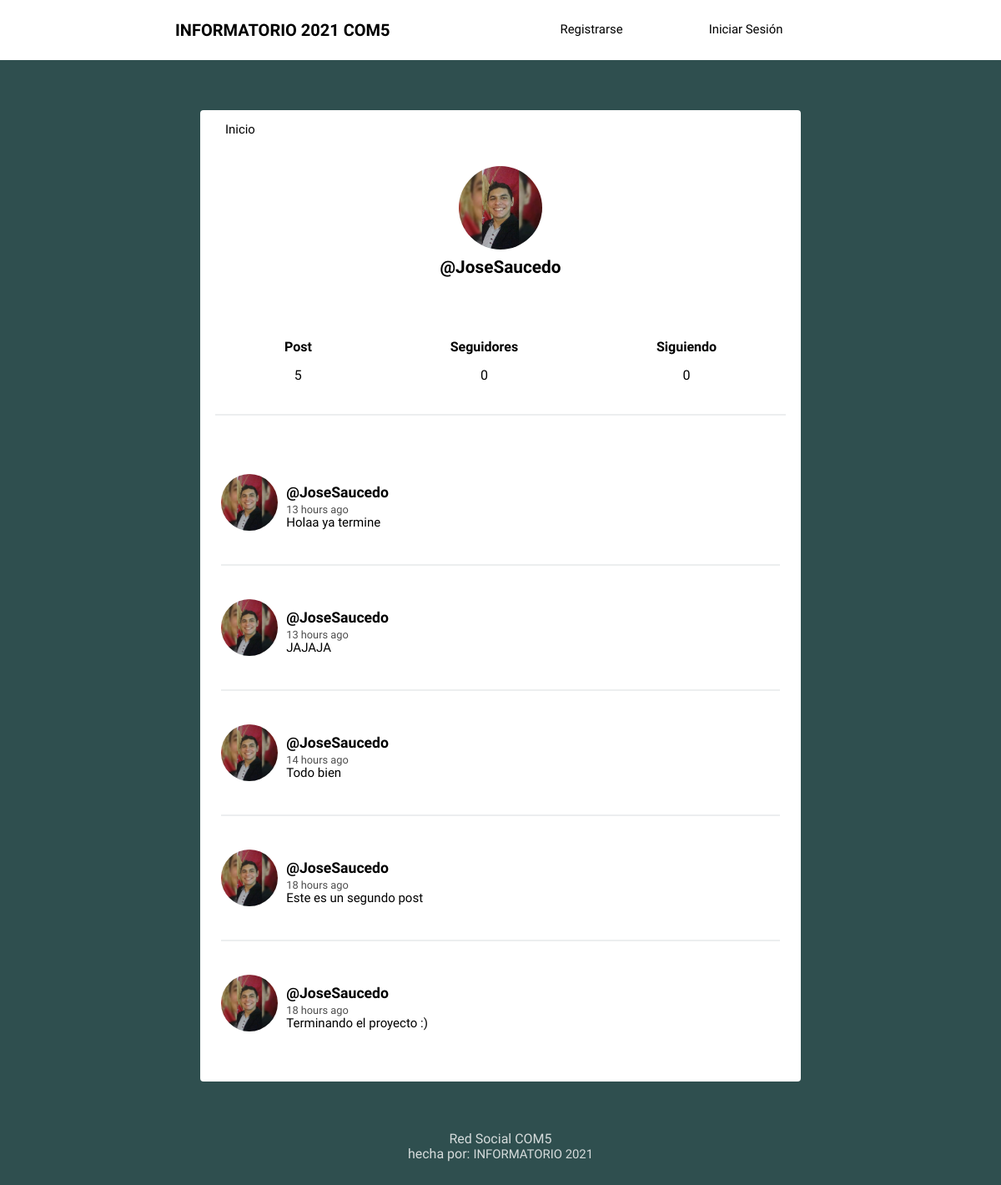
Screenshot of /perfil/JoseSaucedo/ with the database file from the repository.
### social/models.py (models this page shows, shortened)
class Perfil(models.Model):
	user = models.OneToOneField(User, on_delete=models.CASCADE)
	image = models.ImageField(default='info.png')
	def siguiendo(self):
		user_ids = Relationship.objects.filter(from_user=self.user)\
								.values_list('to_user_id', flat=True)
		return User.objects.filter(id__in=user_ids)
	def seguidores(self):
		user_ids = Relationship.objects.filter(to_user=self.user)\
								.values_list('from_user_id', flat=True)
		return User.objects.filter(id__in=user_ids)

class Post(models.Model):
	user = models.ForeignKey(User, on_delete=models.CASCADE, related_name='posts')
	timestamp = models.DateTimeField(default=timezone.now)
	content = models.TextField()
	class Meta:
		ordering = ['-timestamp']

### social/views.py (the view)
# urls.py: path('perfil/', views.perfil, name='perfil'),
def perfil(request, username=None):
	current_user = request.user
	if username and username != current_user.username:
		user = User.objects.get(username=username)
		posts = user.posts.all()
	else:
		posts = current_user.posts.all()
		user = current_user
	return render(request, 'social/perfil.html', {'user':user, 'posts':posts})

### social/templates/social/perfil.html (shortened to what this page needs)
{% extends 'social/pag1.html' %}
{% block content %}
<div class="profile">
	<img src="{{ user.perfil.image.url }}">
	<h2>@{{ user.username }}</h2>
</div>
<div class="follow">
	<div>
		<h5>Post</h5>
		<p>{{ user.posts.count }}</p>
	</div>
	<div>
		<h5>Seguidores</h5>
		<p>{{ user.perfil.seguidores.count }}</p>
	</div>
	<div>
		<h5>Siguiendo</h5>
		<p>{{ user.perfil.siguiendo.count }}</p>
	</div>
</div>
{{ block.super }}
{% endblock %}

### social/templates/social/pag1.html (shortened to what this page needs)
{% extends 'social/layout.html' %}
{% load humanize %}
{% block content %}
{% for post in posts %}
<article>
    <div class="container-article">
        <img src="{{ post.user.perfil.image.url }}">
        <div>
            <h2 class="username"><a href="{% url 'perfil' post.user.username %}">@{{ post.user.username}}</a></h2>
            <time data-time="#">{{ post.timestamp|naturaltime }}</time>
            <div class="post">{{ post.content }}</div>
        </div>
    </div>
</article>
{% endfor %}
{% endblock %}

### social/static/style.css (style rules this page uses)
body { background: #2F4F4F; font-size: 62.5%; font-family: 'Varela Round', Helvetica, Arial, serif; }
h5 { font-size: 1rem; margin-bottom: 0; }
p { font-size: 1rem; }
img { object-fit: cover; }
a { font-size: .93rem; text-decoration: none; color: black; }
article { width: 93%; margin: auto; padding: 40px 0; border-bottom: 2px solid #ECEEEF; }
.username { margin-bottom: .2rem; }
.username a { font-size: 1.1rem; }
.container-article { display: flex; }
.container-article img { height: 68px; width: 68px; margin-right: 10px; border-radius: 50%; }
article:last-child { border-bottom: 0; }
time { font-size: .8rem; opacity: .7; }
.post { font-size: .94rem; }
.profile { display: flex; align-items: center; flex-direction: column; }
.profile img { height: 100px; width: 100px; margin-right: 10px; border-radius: 50%; margin: 20px; }
.profile h2 { margin-top: -10px; font-size: 1.3rem; }
.follow { display: flex; width: 95%; justify-content: space-around; margin: 30px auto; text-align: center; border-bottom: 2px solid #ECEEEF; padding-bottom: 20px; }

### rows the page displays
Post: user.perfil.image (picture), user.username "JoseSaucedo", timestamp "13 hours ago", content "Holaa ya termine"
Post: user.perfil.image (picture), user.username "JoseSaucedo", timestamp "13 hours ago", content "JAJAJA"
Post: user.perfil.image (picture), user.username "JoseSaucedo", timestamp "14 hours ago", content "Todo bien"
Post: user.perfil.image (picture), user.username "JoseSaucedo", timestamp "18 hours ago", content "Este es un segundo post"
Post: user.perfil.image (picture), user.username "JoseSaucedo", timestamp "18 hours ago", content "Terminando el proyecto :)"

### other values shown
{{ user.username }} "JoseSaucedo"
{{ user.posts.count }} "5"
{{ user.perfil.seguidores.count }} "0"
{{ user.perfil.siguiendo.count }} "0"
